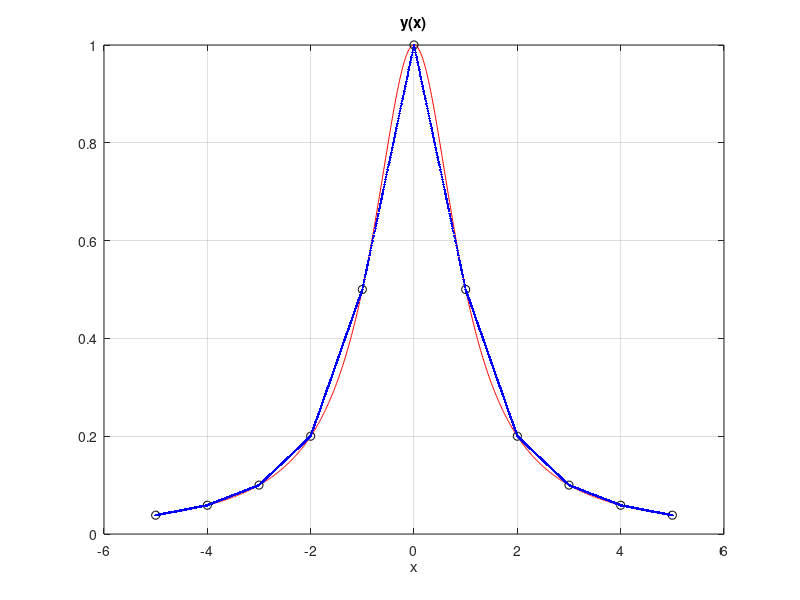
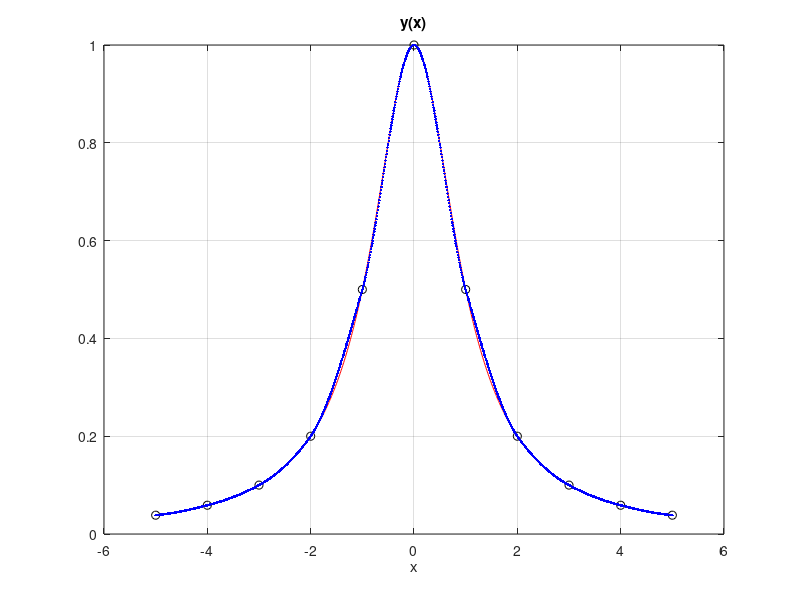
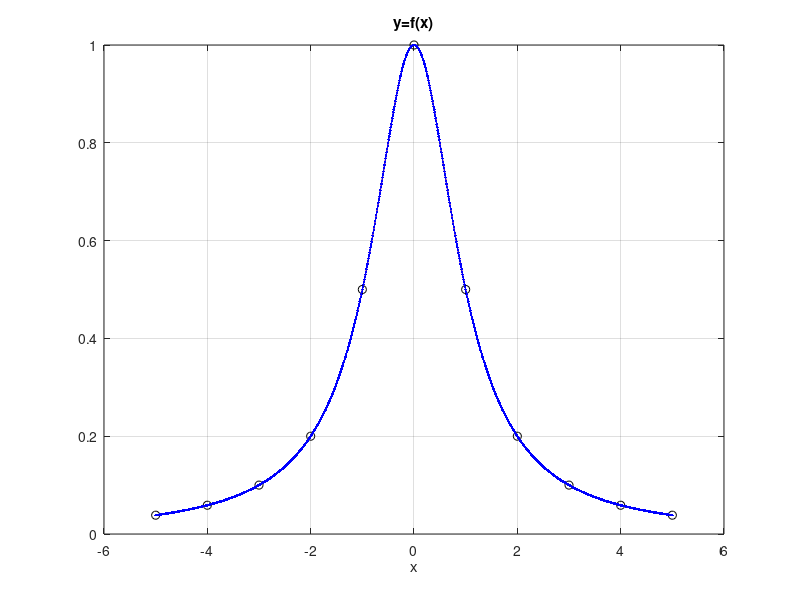

The MATLAB script that drew these images, in order:
% interp_spline.m
clear all; close all;

% Funkcja dokladnie - malymi kroczkami 
x = ( -5 : 0.01 : 5)';
y = 1 ./ (1+x.^2);

% Wezly - zgrubnie - duze kroki 
xk = ( -5 : 1 : 5)';
yk = 1./(1+xk.^2);

% Linear spline
yi = interp1(xk,yk,x,'linear');
figure; plot(x,y,'r',xk,yk,'ko',x,yi,'b.'); xlabel('x'); title('y(x)'); grid; pause

% Cubic spline
yi = interp1(xk,yk,x,'cubic');
figure; plot(x,y,'r',xk,yk,'ko',x,yi,'b.'); xlabel('x'); title('y(x)'); grid; pause

% Cubic spline z Spline Toolbox 
cs = spline(x,[0; y; 0]);
yi = ppval(cs,x);
figure; plot(x,y,'r-', xk,yk,'ko', x,yi,'b.-'); xlabel('x'); title('y=f(x)'); grid; pause
